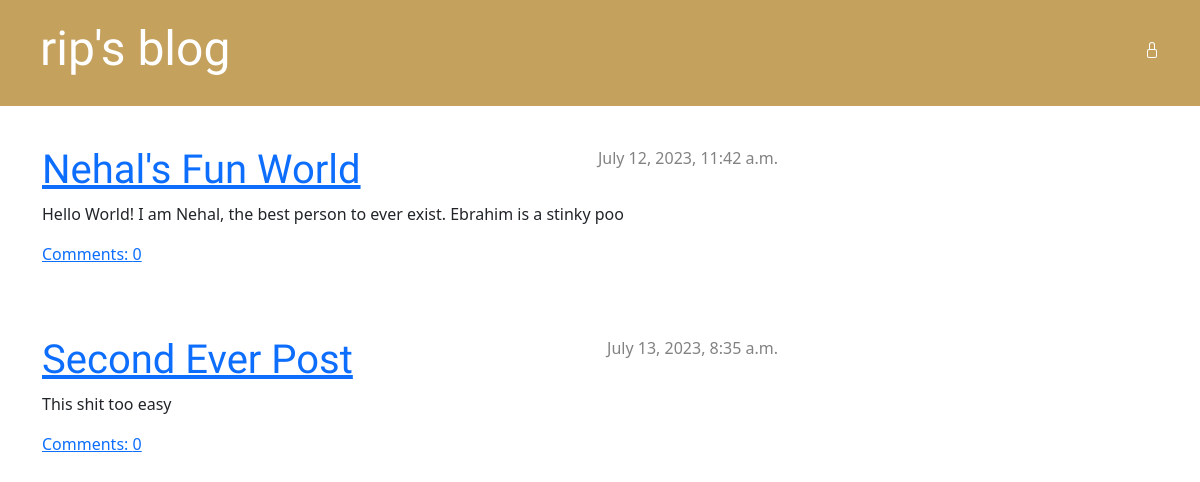
/, run on an earlier commit of the app's database.
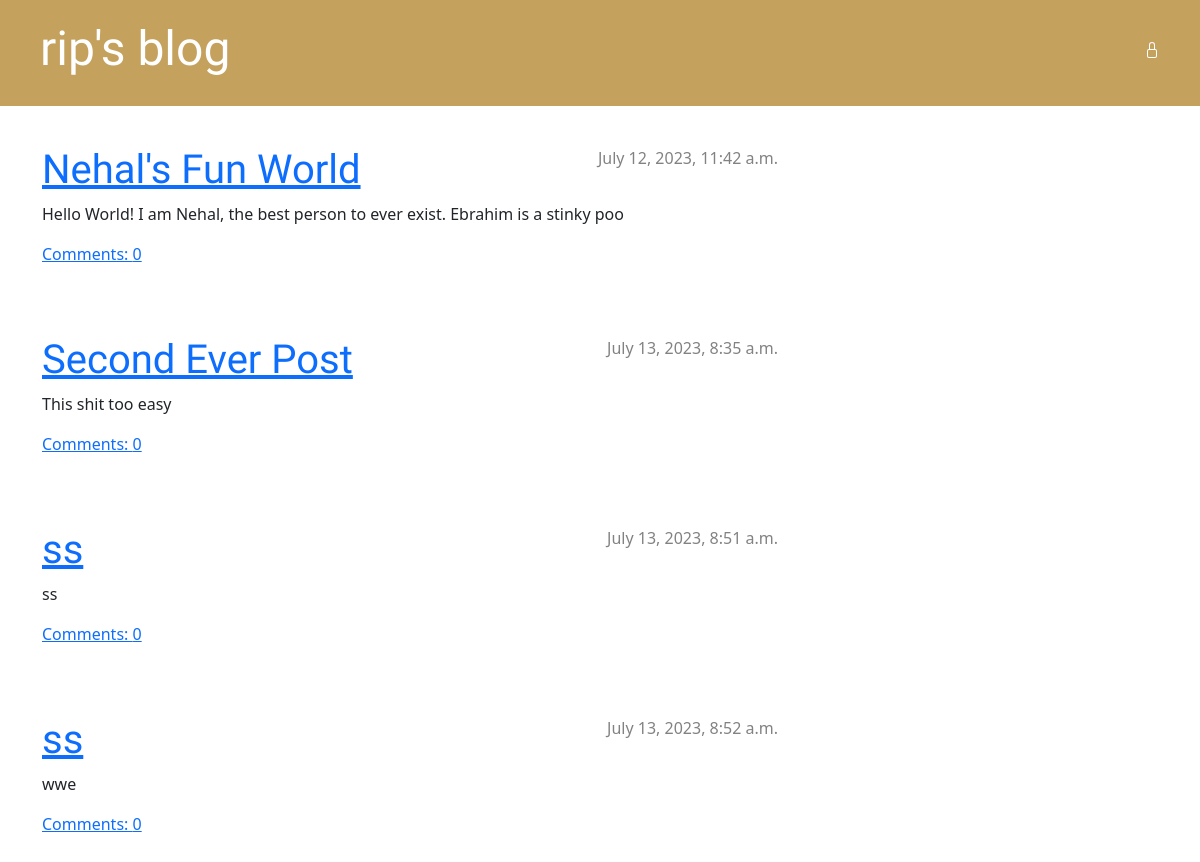
And on a later commit of the database.
### blog/models.py (models this page shows, shortened)
class Post(models.Model):
    author = models.ForeignKey(settings.AUTH_USER_MODEL, on_delete=models.CASCADE)
    title = models.CharField(max_length=200)
    text = models.TextField()
    created_date = models.DateTimeField(default=timezone.now)
    published_date = models.DateTimeField(blank=True, null=True)

### blog/views.py (the view)
# urls.py: path('', views.post_list, name='post_list'),
def post_list(request):
    posts = Post.objects.filter(published_date__lte=timezone.now()).order_by('published_date')
    return render(request, 'blog/post_list.html', {'posts': posts})

### blog/templates/blog/post_list.html
{% extends 'blog/base.html' %}
{% block content %}
    {% for post in posts %}
        <div class="post">
            <div class="date">
                {{ post.published_date }}
            </div>
            <h1><a href="{% url 'post_detail' pk=post.pk %}">{{ post.title }}</a></h1>
            <p>{{ post.text|linebreaksbr }}</p>
            <a href="{% url 'post_detail' pk=post.pk %}">Comments: {{ post.comments.count }}</a>
        </div>
    {% endfor %}
{% endblock content %}

What changed in the data, as far as the page shows it:
added Post: published_date "July 13, 2023, 8:51 a.m.", title "ss", text "ss", comments.count "0"
added Post: published_date "July 13, 2023, 8:52 a.m.", title "ss", text "wwe", comments.count "0"
